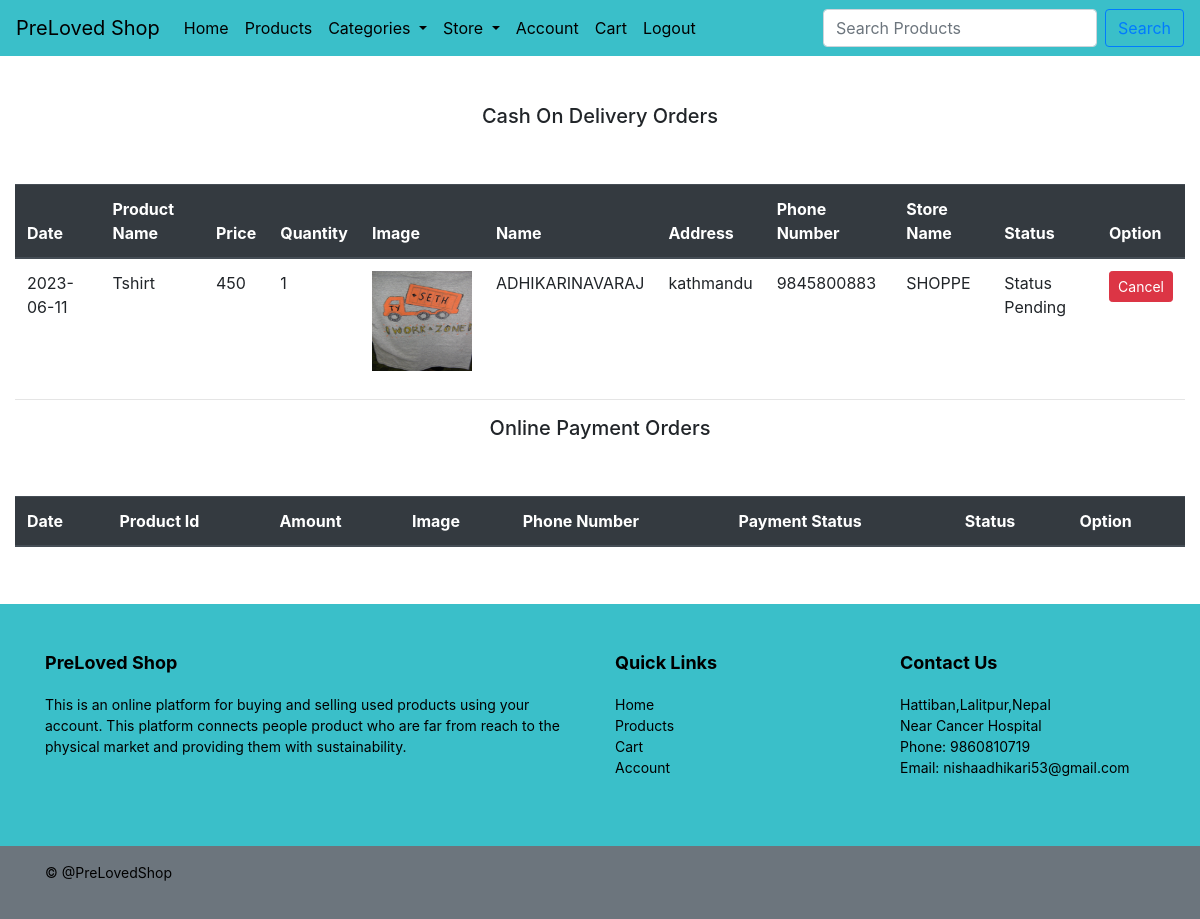
The app's page /account.php (signed in) with its own data.
### tables this page shows
CREATE TABLE `productorder` (
  `id` int(11) NOT NULL,
  `name` varchar(255) NOT NULL,
  `location` varchar(255) NOT NULL,
  `category` varchar(255) NOT NULL,
  `discount` int(255) NOT NULL,
  `price` int(255) NOT NULL,
  `description` text NOT NULL,
  `userid` int(255) NOT NULL,
  `username` varchar(255) NOT NULL,
  `address` varchar(255) NOT NULL,
  `phonenumber` varchar(255) NOT NULL,
  `status` varchar(255) NOT NULL,
  `buyerid` varchar(255) NOT NULL,
  `quantity` varchar(255) NOT NULL,
  `ddate` varchar(255) NOT NULL,
  `storename` varchar(255) NOT NULL
);

### account.php (the view, shortened to what this page needs)
<!DOCTYPE html>
<html>
<head>
</head>
<?php
if(isset($_SESSION['buyerid'])){
$uid = $_SESSION['buyerid'];
include'config.php';
$sqlproducts = "SELECT * FROM productorder WHERE buyerid='$uid' ";
$recordproducts = mysqli_query($conn,$sqlproducts);
?>
<link rel="stylesheet" href="https://cdn.jsdelivr.net/npm/bootstrap@4.6.2/dist/css/bootstrap.min.css">
<body>
	<?php include'navbar.php'; ?>
<br><br>
<div class="container-fluid account">
  <h5><center>Cash On Delivery Orders</center></h5><br><br>
  <table class="table">
                                  <thead class="thead-dark">
                                    <tr>
                                      <th scope="col">Date</th>
                                      <th scope="col">Product Name</th>
                                      <th scope="col">Price</th>
                                      <th scope="col">Quantity</th>
                                      <th scope="col">Image</th>
                                      <th scope="col">Name</th>
                                      <th scope="col">Address</th>
                                      <th scope="col">Phone Number</th>
                                      <th scope="col">Store Name</th>
                                      <th scope="col">Status</th>
                                      <th scope="col">Option</th>
                                    </tr>
                                  </thead>
                                  <tbody>
                                    <?php while($rowproducts=mysqli_fetch_array($recordproducts)){
                                        $productid=$rowproducts['id'];
                                        ?>
                                        <tr>
                                          <td>
                                            <?php echo $rowproducts['ddate'] ; ?>
                                        </td>
                                       <td>
                                            <?php echo $rowproducts['name'] ; ?>
                                        </td>
                                        <td>
                                            <?php echo $rowproducts['price'] ; ?>
                                       </td>
                                        <td>
                                            <?php echo $rowproducts['quantity'] ; ?>
                                     </td>
                                        <td>
                                            <img src="<?php echo $rowproducts['location'] ; ?>" style="height:100px;width:100px;">
                                        </td>
                                        <td>
                                            <?php echo $rowproducts['username'] ; ?>
                                        </td>
                                        <td>
                                            <?php echo $rowproducts['address'] ; ?>
                                        </td>
                                        <td>
                                        <div style="">
                                            <?php echo $rowproducts['phonenumber'] ; ?>
                                        </div></td>
                                        <td>
                                        <div style="">
                                            <?php echo $rowproducts['storename'] ; ?>
                                        </div></td>
                                        <td>
                                            <?php
                                            if(empty($rowproducts['status'])){
                                                echo"Status Pending";
                                            }
                                            ?>
                                      </td>
                                        <td>
                                            <?php
                                            if($rowproducts['status']==""){
                                            echo"<a href='userstatus.php?productid=$productid'>"."<div class='btn btn-danger btn-sm btn-block'>Cancel</div>"."</a>";
                                            }
                                             ?>
                                        </td>
                                    </tr>
                                    <?php } ?>
                                            </tbody>
                                        </table>
                                        <hr>
                                        <h5><center>Online Payment Orders</center></h5><br><br>
                                        <table class="table">
                                  <thead class="thead-dark">
                                    <tr>
                                      <th scope="col">Date</th>
                                      <th scope="col">Product Id</th>
                                      <th scope="col">Amount</th>
                                      <th scope="col">Image</th>
                                      <th scope="col">Phone Number</th>
                                      <th scope="col">Payment Status</th>
                                      <th scope="col">Status</th>
                                      <th scope="col">Option</th>
                                    </tr>
                                  </thead>
                                        </table>
</div>
<?php include'footer.php';?>
<?php }?>
</body>
</html>

### account.php (style rules this page uses)
.account { min-height: 500px; }

### records on screen
productorder: ddate "2023-06-11", name "Tshirt", price "450", quantity "1", location (picture), username "ADHIKARINAVARAJ", address "kathmandu", phonenumber "9845800883", storename "SHOPPE", status "Status Pending"
